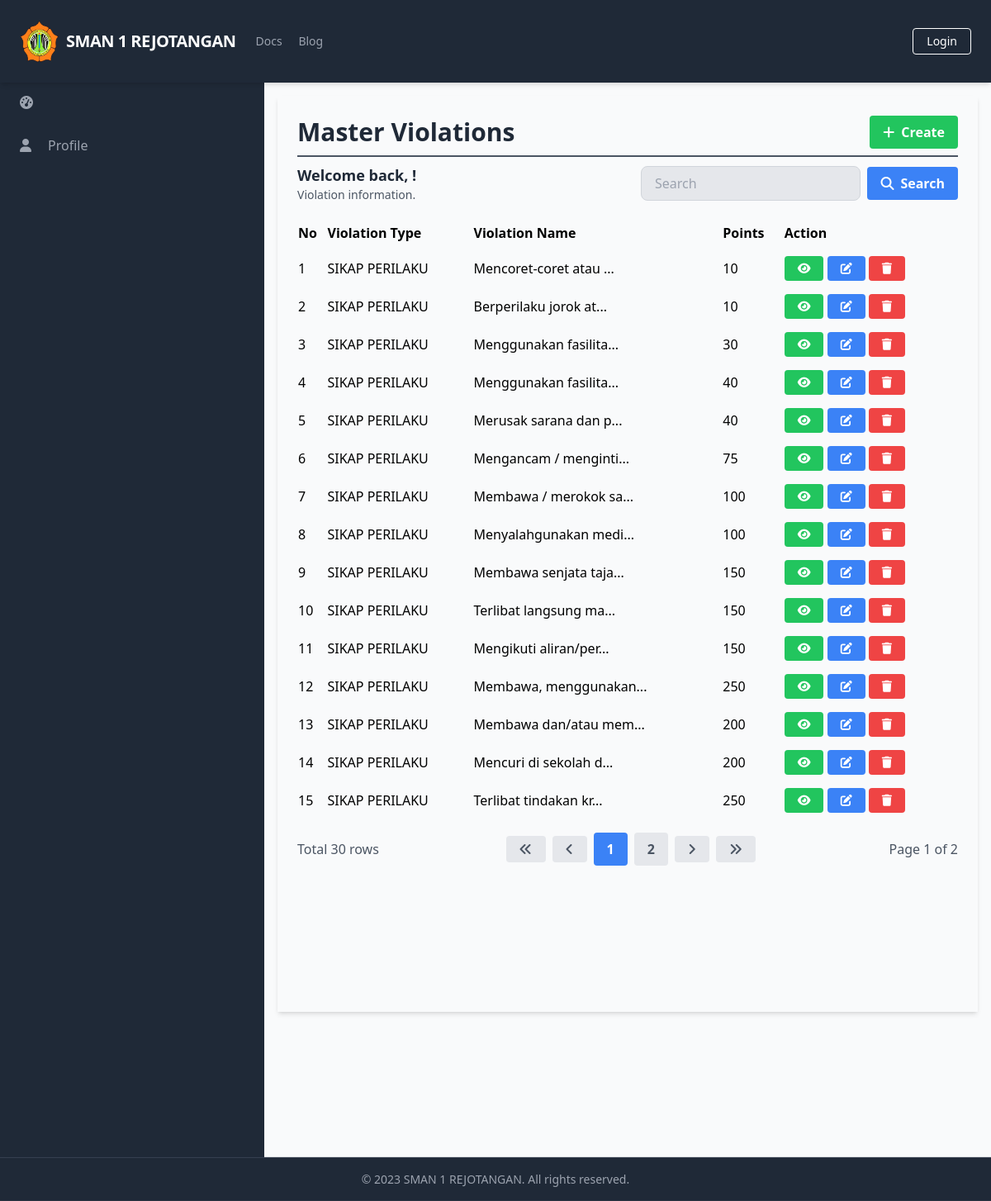
/manage_master_violations/manage_master_violations_list.php, run on an earlier commit of the app's database.
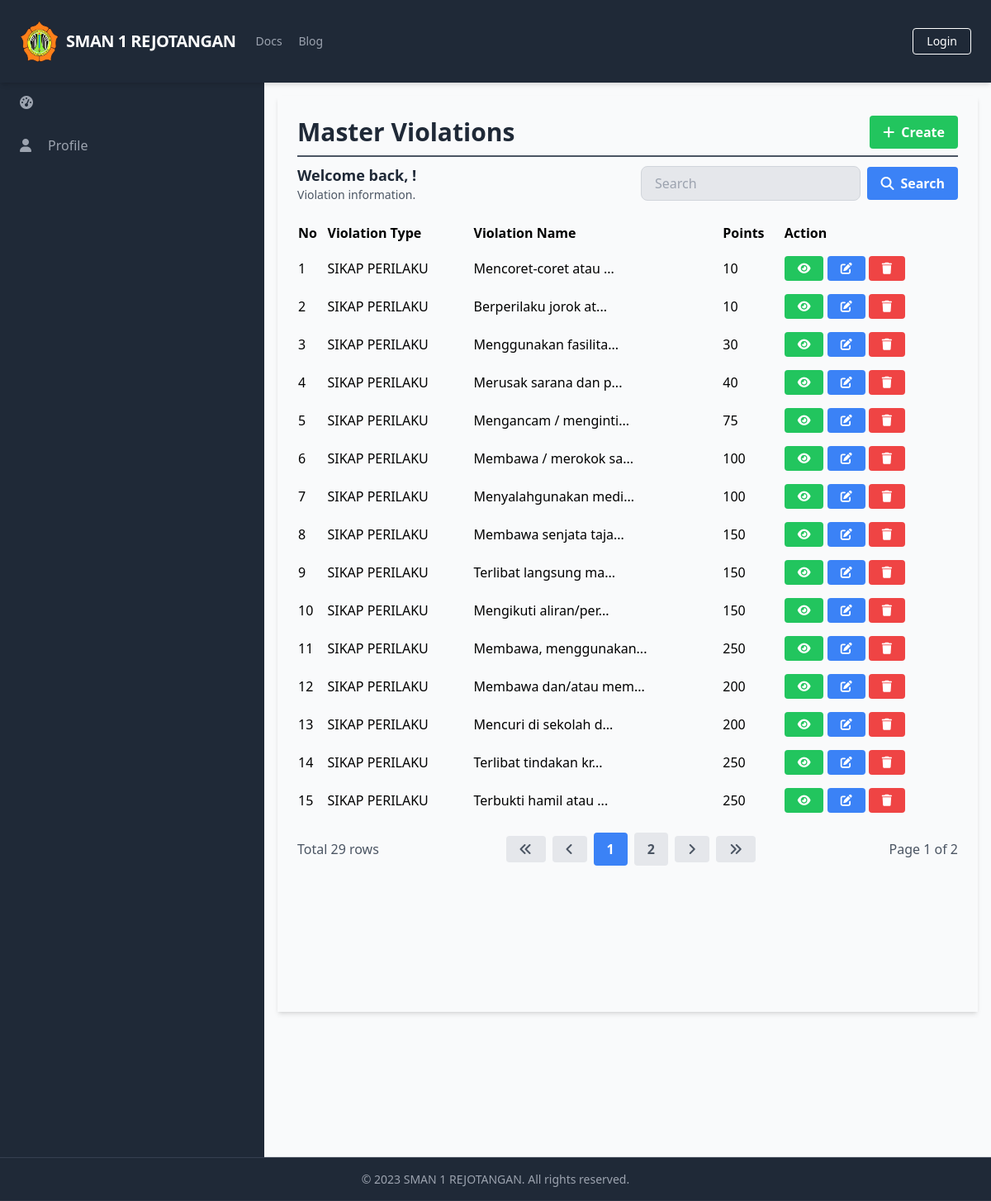
And on a later commit of the database.
### tables this page shows
CREATE TABLE `MasterViolations` (
  `ViolationID` int(11) NOT NULL,
  `ViolationType` varchar(255) NOT NULL,
  `ViolationName` varchar(255) NOT NULL,
  `Points` int(11) NOT NULL
);

### database/connection.php (called while the page is built, shortened)
<?php
$baseUrl = "http://localhost/final_project_imam_2023/";

### public/manage_master_violations/manage_master_violations_list.php (the view, shortened to what the changed rows need)
<?php
require_once('../../database/connection.php');
?>
<?php include_once('../components/header.php'); ?>
<div class="h-screen flex flex-col">
    <div class="flex-grow bg-gray-50 flex flex-row shadow-md">
        <main class="bg-gray-50 flex flex-col flex-1 overflow-y-scroll h-screen flex-shrink-0 sc-hide pb-40">
            <div class="flex items-start justify-start p-6 shadow-md m-4 flex-1 flex-col">
                <div class="flex flex-row justify-between items-center w-full border-b-2 border-gray-600 mb-2 pb-2">
                    <h1 class="text-3xl text-gray-800 font-semibold w-full">Master Violations</h1>
                </div>
                <div class="flex flex-col w-full">
                    <div class="flex flex-row justify-between items-center w-full mb-2 pb-2">
                        <div>
                            <h2 class="text-lg text-gray-800 font-semibold">Welcome back, <?php echo $_SESSION['FullName']; ?>!</h2>
                        </div>
                    </div>
                    <table class="min-w-full">
                        <thead>
                            <tr>
                                <th class="text-left py-2">No</th>
                                <th class="text-left py-2">Violation Type</th>
                                <th class="text-left py-2">Violation Name</th>
                                <th class="text-left py-2">Points</th>
                                <th class="text-left py-2">Action</th>
                            </tr>
                        </thead>
                        <tbody>
                            <?php
                            $searchTerm = isset($_GET['search']) ? $_GET['search'] : '';
                            $page = isset($_GET['page']) ? $_GET['page'] : 1;
                            $query = "SELECT * FROM MasterViolations WHERE ViolationName LIKE '%$searchTerm%' LIMIT 15 OFFSET " . ($page - 1) * 15;
                            $result = $conn->query($query);
                            $queryCount = "SELECT COUNT(*) AS count FROM MasterViolations WHERE ViolationName LIKE '%$searchTerm%'";
                            $resultCount = $conn->query($queryCount);
                            $rowCount = $resultCount->fetch_assoc()['count'];
                            $totalPage = ceil($rowCount / 15);
                            $no = 1;
                            while ($row = $result->fetch_assoc()) {
                            ?>
                                <tr>
                                    <td class="py-2"><?php echo $no++; ?></td>
                                    <td class="py-2"><?php echo strlen($row['ViolationType']) > 20 ? substr($row['ViolationType'], 0, 20) . '...' : $row['ViolationType']; ?></td>
                                    <td class="py-2"><?php echo strlen($row['ViolationName']) > 20 ? substr($row['ViolationName'], 0, 20) . '...' : $row['ViolationName']; ?></td>
                                    <td class="py-2"><?php echo $row['Points']; ?></td>
                                    <td class='py-2'>
                                        <a href="<?php echo $baseUrl; ?>public/manage_master_violations/manage_master_violations_detail.php?id=<?php echo $row['ViolationID'] ?>" class='bg-green-500 hover-bg-green-700 text-white font-bold py-2 px-4 rounded inline-flex items-center text-sm'>
                                            <i class='fas fa-eye'></i>
                                        </a>
                                        <a href="<?php echo $baseUrl; ?>public/manage_master_violations/manage_master_violations_update.php?id=<?php echo $row['ViolationID'] ?>" class='bg-blue-500 hover-bg-blue-700 text-white font-bold py-2 px-4 rounded inline-flex items-center text-sm'>
                                            <i class='fas fa-edit'></i>
                                        </a>
                                        <a href="#" onclick="confirmDelete(<?php echo $row['ViolationID']; ?>)" class='bg-red-500 hover-bg-red-700 text-white font-bold py-2 px-4 rounded inline-flex items-center text-sm'>
                                            <i class='fas fa-trash'></i>
                                        </a>
                                    </td>
                                </tr>
                            <?php
                            }
                            ?>
                        </tbody>
                    </table>
                    <div class="flex flex-row justify-between items-center w-full mt-4">
                        <div class="flex flex-row justify-start items-center">
                            <span class="text-gray-600">Total <?php echo $rowCount; ?> rows</span>
                        </div>
                        <div class="flex flex-row justify-end items-center space-x-2">
                            <a href="?page=1&search=<?php echo $searchTerm; ?>" class="bg-gray-200 hover-bg-gray-300 text-gray-600 font-bold py-2 px-4 rounded inline-flex items-center">
                                <i class="fas fa-angle-double-left"></i>
                            </a>
                            <a href="?page=<?php if ($page == 1) {
                                                echo $page;
                                            } else {
                                                echo $page - 1;
                                            } ?>&search=<?php echo $searchTerm; ?>" class="bg-gray-200 hover-bg-gray-300 text-gray-600 font-bold py-2 px-4 rounded inline-flex items-center">
                                <i class="fas fa-angle-left"></i>
                            </a>
                            <?php
                            $startPage = $page - 2;
                            $endPage = $page + 2;
                            if ($startPage < 1) {
                                $endPage += abs($startPage) + 1;
                                $startPage = 1;
                            }
                            if ($endPage > $totalPage) {
                                $startPage -= $endPage - $totalPage;
                                $endPage = $totalPage;
                            }
                            if ($startPage < 1) {
                                $startPage = 1;
                            }
                            for ($i = $startPage; $i <= $endPage; $i++) {
                                if ($i == $page) {
                                    echo "<a href='?page=$i&search=$searchTerm' class='bg-blue-500 hover-bg-blue-700 text-white font-bold py-2 px-4 rounded inline-flex items-center'>$i</a>";
                                } else {
                                    echo "<a href='?page=$i&search=$searchTerm' class='bg-gray-200 hover-bg-gray-300 text-gray-600 font-bold py-2 px-4 rounded inline-flex items-center'>$i</a>";
                                }
                            }
                            ?>
                            <a href="?page=<?php if ($page == $totalPage) {
                                                echo $page;
                                            } else {
                                                echo $page + 1;
                                            } ?>&search=<?php echo $searchTerm; ?>" class="bg-gray-200 hover-bg-gray-300 text-gray-600 font-bold py-2 px-4 rounded inline-flex items-center">
                                <i class="fas fa-angle-right"></i>
                            </a>
                            <a href="?page=<?php echo $totalPage; ?>&search=<?php echo $searchTerm; ?>" class="bg-gray-200 hover-bg-gray-300 text-gray-600 font-bold py-2 px-4 rounded inline-flex items-center">
                                <i class="fas fa-angle-double-right"></i>
                            </a>
                        </div>
                    </div>
                </div>
        </main>
    </div>
</div>
</body>
</html>

What changed in the data, as far as the page shows it:
removed masterviolations: ViolationType "SIKAP PERILAKU", ViolationName "Menggunakan fasilita", Points "40"
now on this page (row edited): masterviolations: ViolationType "SIKAP PERILAKU", ViolationName "Terbukti hamil atau", Points "250"
Also different on the page:
$rowCount: "30" → "29"
